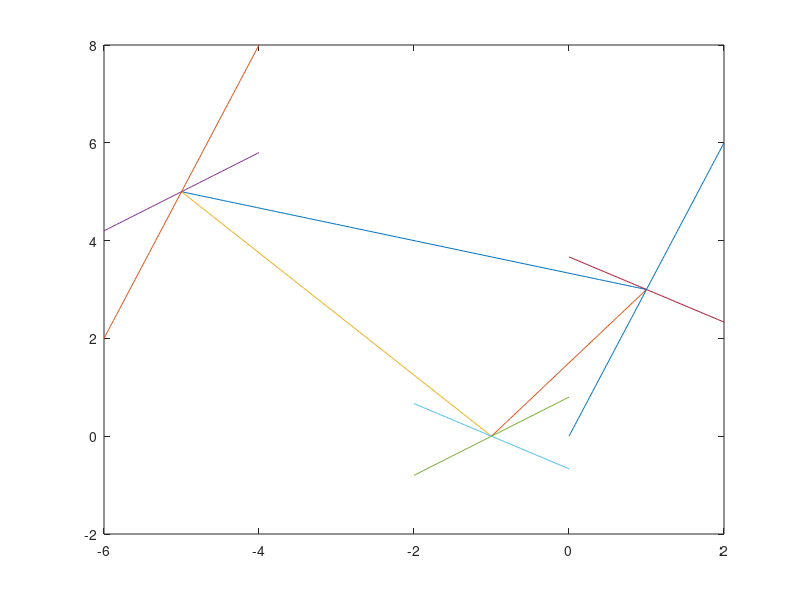

Write MATLAB code to recreate this figure.
x = linspace(-5, 1, 100);
y = (10-x)/3;
plot(x,y);
%line_label = 'x <=  0';
%text(-1, 0, line_label, 'HorizontalAlignment', 'left');
hold on;

%return


x = linspace(-1, 1, 100);
y = (3*x+3)/2;
plot(x,y);
%line_label = 'x+y <= 0';
%text(-3, 0, line_label, 'HorizontalAlignment', 'left');
hold on;



x = linspace(-5, -1, 100);
y = (-5*x-5)/4;
plot(x,y);
%line_label = 'x+y <= 0';
%text(-3, 0, line_label, 'HorizontalAlignment', 'left');
hold on;



x = linspace(-6, -4, 100);
y = (4/5*x+9);
plot(x,y);
%line_label = 'x+y <= 0';
%text(-3, 0, line_label, 'HorizontalAlignment', 'left');
hold on;

x = linspace(-2, 0, 100);
y = (4/5*x+4/5);
plot(x,y);
%line_label = 'x+y <= 0';
%text(-3, 0, line_label, 'HorizontalAlignment', 'left');
hold on;

x = linspace(-2, 0, 100);
y = (-2/3*x-2/3);
plot(x,y);
%line_label = 'x+y <= 0';
%text(-3, 0, line_label, 'HorizontalAlignment', 'left');
hold on;

x = linspace(0, 2, 100);
y = (-2/3*x+11/3);
plot(x,y);
%line_label = 'x+y <= 0';
%text(-3, 0, line_label, 'HorizontalAlignment', 'left');
hold on;



x = linspace(0, 2, 100);
y = (3*x);
plot(x,y);
%line_label = 'x+y <= 0';
%text(-3, 0, line_label, 'HorizontalAlignment', 'left');
hold on;

x = linspace(-6, -4, 100);
y = (3*x+20);
plot(x,y);
%line_label = 'x+y <= 0';
%text(-3, 0, line_label, 'HorizontalAlignment', 'left');
hold on;